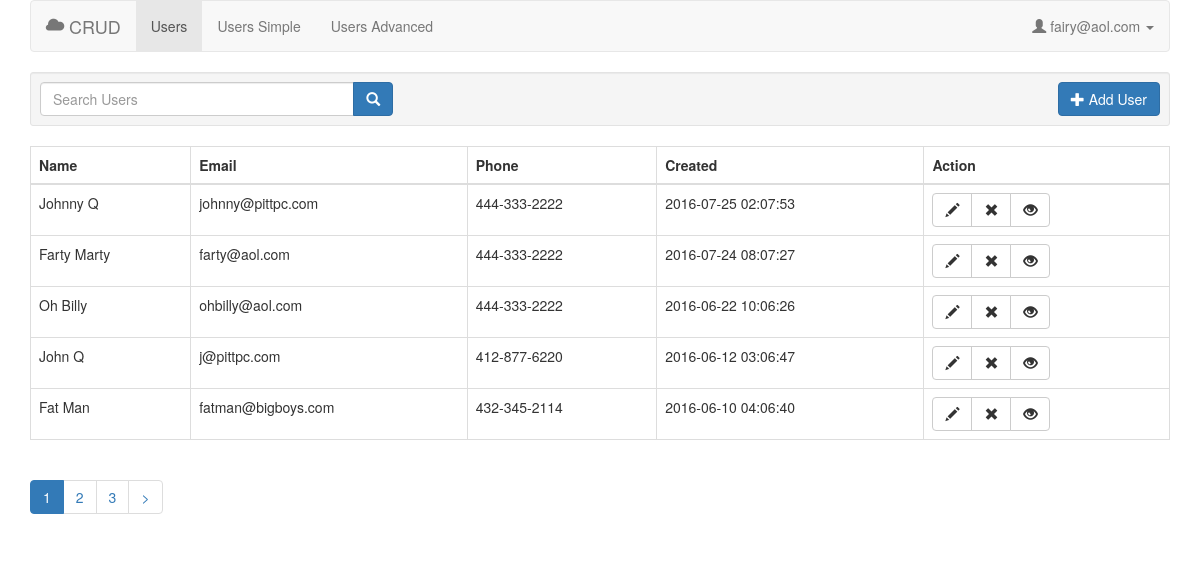
The page /users.php (signed in) on the database its author committed.
### tables this page shows
CREATE TABLE `users` (
  `user_id` int(10) NOT NULL,
  `email` varchar(100) NOT NULL,
  `password` varchar(100) NOT NULL,
  `first_name` varchar(100) NOT NULL,
  `last_name` varchar(100) NOT NULL,
  `phone` varchar(10) NOT NULL,
  `avatar` varchar(200) NOT NULL,
  `user_created` int(10) NOT NULL,
  `user_modified` int(10) NOT NULL,
  `activation_code` int(10) NOT NULL
);

### config.php (called while the page is built, shortened)
<?php
	$config_date_format = "Y-m-d h:m:s";
	$config_app_name = "CRUD";
	$config_max_records_per_page = 5;
?>

### includes/check_login.php (called while the page is built, shortened)
<?php
	$session_user_id = $_SESSION['user_id'];
	$sql = mysqli_query($mysqli,"SELECT * FROM users WHERE user_id = $session_user_id");
	$row = mysqli_fetch_array($sql);
	$session_email = $row['email'];
?>

### users.php (the view, shortened to what this page needs)
<?php
	include "config.php";
	include "includes/header.php";
	include "includes/check_login.php";
	include "includes/nav.php";
    if(isset($_GET['page'])){
	    $page = intval($_GET['page']);
	    $record_from = (($page)-1)*$config_max_records_per_page;
	    $record_to = $config_max_records_per_page;
	}else{
		$record_from = 0;
		$record_to = $config_max_records_per_page;
		$page = 1;
	}
	$sql = mysqli_query($mysqli,"SELECT SQL_CALC_FOUND_ROWS * FROM users WHERE email LIKE '%$query%'
		   				OR last_name LIKE '%$query%'
		   				OR first_name LIKE '%$query%'
		   				OR CONCAT(first_name,' ',last_name) LIKE '%$query%'
		   				OR phone LIKE '%$query%'
		   				ORDER BY user_id DESC
		   				LIMIT $record_from, $record_to");
	$num_rows = mysqli_fetch_row(mysqli_query($mysqli,"SELECT FOUND_ROWS()"));
	$total_found_rows = $num_rows[0];
    $total_pages = ceil($total_found_rows / $config_max_records_per_page);
?>
<form class="well well-sm" autocomplete="off">
	<div class="row">
		<div class="col-sm-4 col-xs-8">
			<div class="input-group">
				<input type="text" class="form-control" name="query" value="<?php if(isset($query)){echo $query;} ?>" placeholder="Search Users" autofocus>
				<span class="input-group-btn">
					<button class="btn btn-primary"><span class="glyphicon glyphicon-search"></span></button>
				</span>
			</div>
		</div>
		<div class="col-sm-8 col-xs-4">
			<a class="btn btn-primary pull-right" href='add_user.php'><span class="glyphicon glyphicon-plus"></span> Add User</a>
		</div>
	</div>
</form>
<?php
if($total_found_rows > 0) {
?>
<div class="table-responsive">
	<table class="table table-bordered table-hover">
	    <thead>
	        <tr>
	            <th>Name</th>
	            <th>Email</th>
	            <th>Phone</th>
				<th>Created</th>
				<th>Action</th>
			</tr>
		</thead>
	    <tbody>
	        <?php
				while($row = mysqli_fetch_array($sql)){
	                $user_id = $row['user_id'];
	                $first_name = $row['first_name'];
	                $last_name = $row['last_name'];
	                $email = $row['email'];
	                $phone = $row['phone'];
	                if(strlen($phone)>2){ $phone = substr($row['phone'],0,3)."-".substr($row['phone'],3,3)."-".substr($row['phone'],6,4);}
	                $user_created = date($config_date_format,$row['user_created']);
	                echo "
						<tr>
							<td>$first_name $last_name</td>
							<td>$email</td>
							<td>$phone</td>
							<td>$user_created</td>
							<td>
								<div class='btn-group'>
								    <a class='btn btn-default' href='edit_user.php?user_id=$user_id'><span class='glyphicon glyphicon-pencil'></span></a>
	                                <button class='btn btn-default delete_user' id='$user_id'><span class='glyphicon glyphicon-remove'></span></button>
	                                <a class='btn btn-default' href='user_details.php?user_id=$user_id'><span class='glyphicon glyphicon-eye-open'></span></a>
	                            </div>
							</td>
						</tr>
					";
				}
			?>
	    </tbody>
	</table>
</div>
<?php include("pagination.php"); ?>
<?php
	}else{
		echo "<div class='alert alert-warning'>No records found.</div>";
	}
include "includes/footer.php";
?>

### includes/header.php (shortened to what this page needs)
<!DOCTYPE html>
<html>
  <head>
    <link href="css/bootstrap.min.css" rel="stylesheet">
  </head>
  <body>
  	<div class="container">

### includes/nav.php (shortened to what this page needs)
<nav class="navbar navbar-default">
  <div class="navbar-header">
    <a class="navbar-brand" href="index.php"><span class="glyphicon glyphicon-cloud"></span> <?php echo "$config_app_name"; ?></a>
  </div>
  <div class="collapse navbar-collapse" id="navbar-collapse">
    <ul class="nav navbar-nav">
      <li><a href="users.php">Users</a></li>
      <li><a href="users_simple.php">Users Simple</a></li>
      <li><a href="users_advanced.php">Users Advanced</a></li>
    </ul>
    <ul class="nav navbar-nav navbar-right">
      <li class="dropdown">
        <a href="#" class="dropdown-toggle" data-toggle="dropdown"><i class="glyphicon glyphicon-user"></i> <?php echo "$session_email"; ?> <b class="caret"></b></a>
      </li>
    </ul>
  </div>
</nav>

### pagination.php (shortened to what this page needs)
<?php
if($total_found_rows > $config_max_records_per_page){
?>
	<ul class="pagination">
	<?php
		if($total_pages <= 100){
			$pages_split = 10;
		}
		if($page <> $total_pages){
			$next_class = "";
		}else{
			$next_class = "disabled";
		}
	    $url_query_strings = http_build_query(array_merge($_GET,array('page' => $i)));
	    $next_page  = $page + 1;
		while ($i < $total_pages){
	    	$i++;
			if(($i == 1) OR (($page <= 3 ) AND ($i <= 6)) OR (( $i >  $total_pages - 6) AND ($page > $total_pages - 3 )) OR (is_int($i / $pages_split)) OR (($page > 3 ) AND ($i >= $page - 2) AND ($i <= $page + 3)) OR ($i == $total_pages)){
		        if($page == $i ){
		        	$page_class = "active";
		        }else{
		        	$page_class = "";
		    	}
		    	echo "<li class='$page_class'><a href='?$url_query_strings&page=$i'>$i</a></li>";
			}
		}
		if($page <> $total_pages){
			echo "<li class='next $next_class'><a href='?$url_query_strings&page=$next_page'>></a></li>";
		}
	?>
	</ul>
<?php
}
?>

### includes/footer.php (shortened to what this page needs)
	</div>
  </body>
</html>

### rows shown on the page
users: email "fairy@aol.com"
users: first_name "Johnny", last_name "Q", email "johnny@pittpc.com", phone "444-333-2222", user_created "2016-07-25 02:07:53"
users: first_name "Farty", last_name "Marty", email "farty@aol.com", phone "444-333-2222", user_created "2016-07-24 08:07:27"
users: first_name "Oh", last_name "Billy", email "ohbilly@aol.com", phone "444-333-2222", user_created "2016-06-22 10:06:26"
users: first_name "John", last_name "Q", email "j@pittpc.com", phone "412-877-6220", user_created "2016-06-12 03:06:47"
users: first_name "Fat", last_name "Man", email "fatman@bigboys.com", phone "432-345-2114", user_created "2016-06-10 04:06:40"

### other values the page prints
$config_app_name "CRUD"
